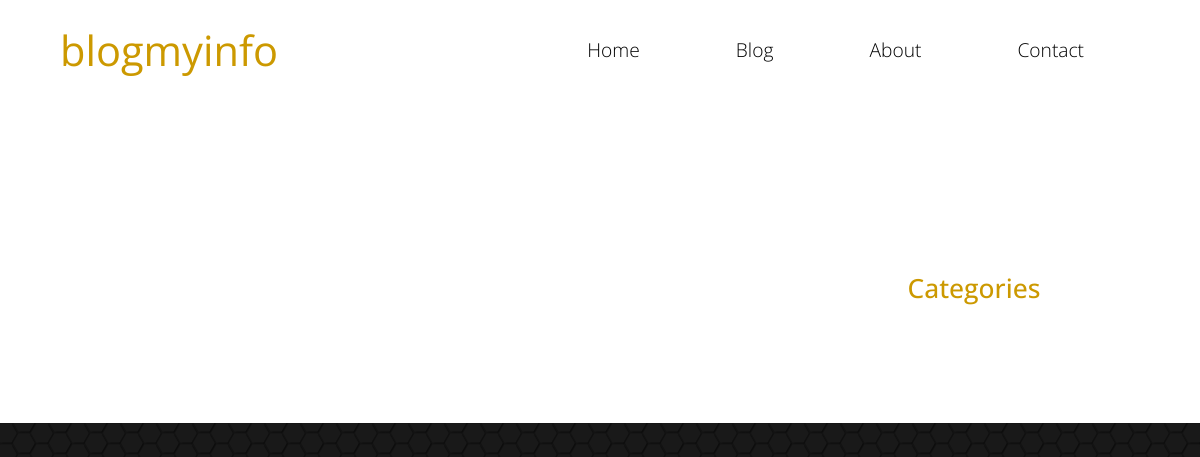
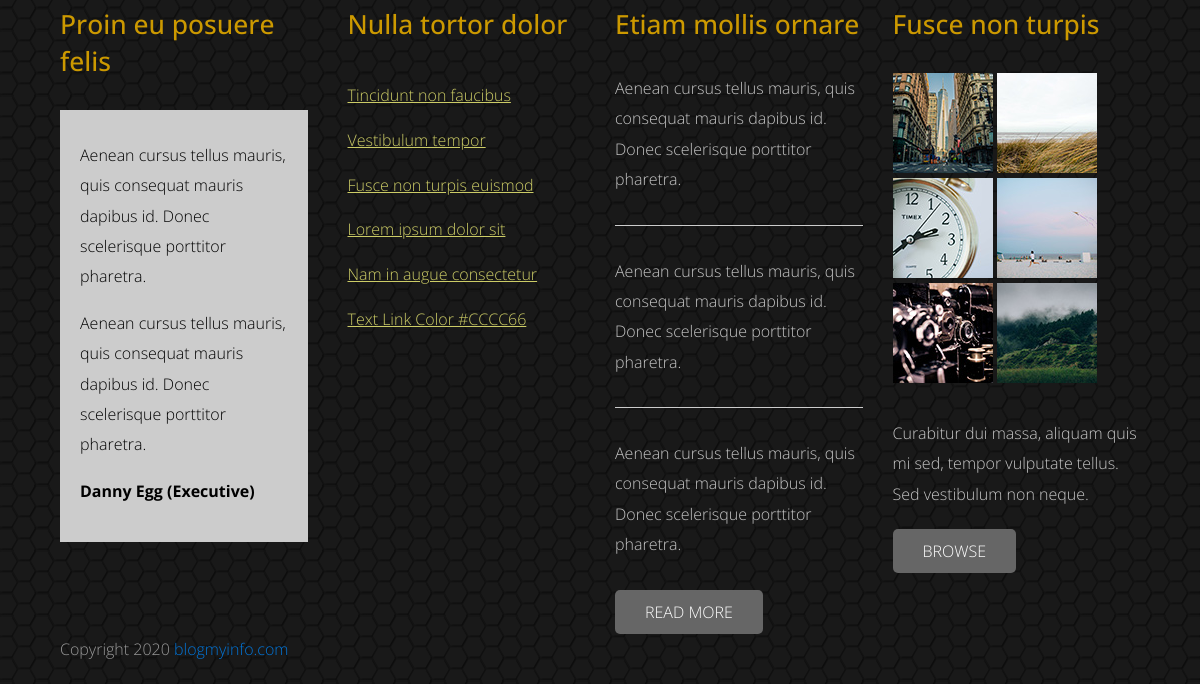
The page /post/11/ on the database as committed earlier (2 pictures, top to bottom).
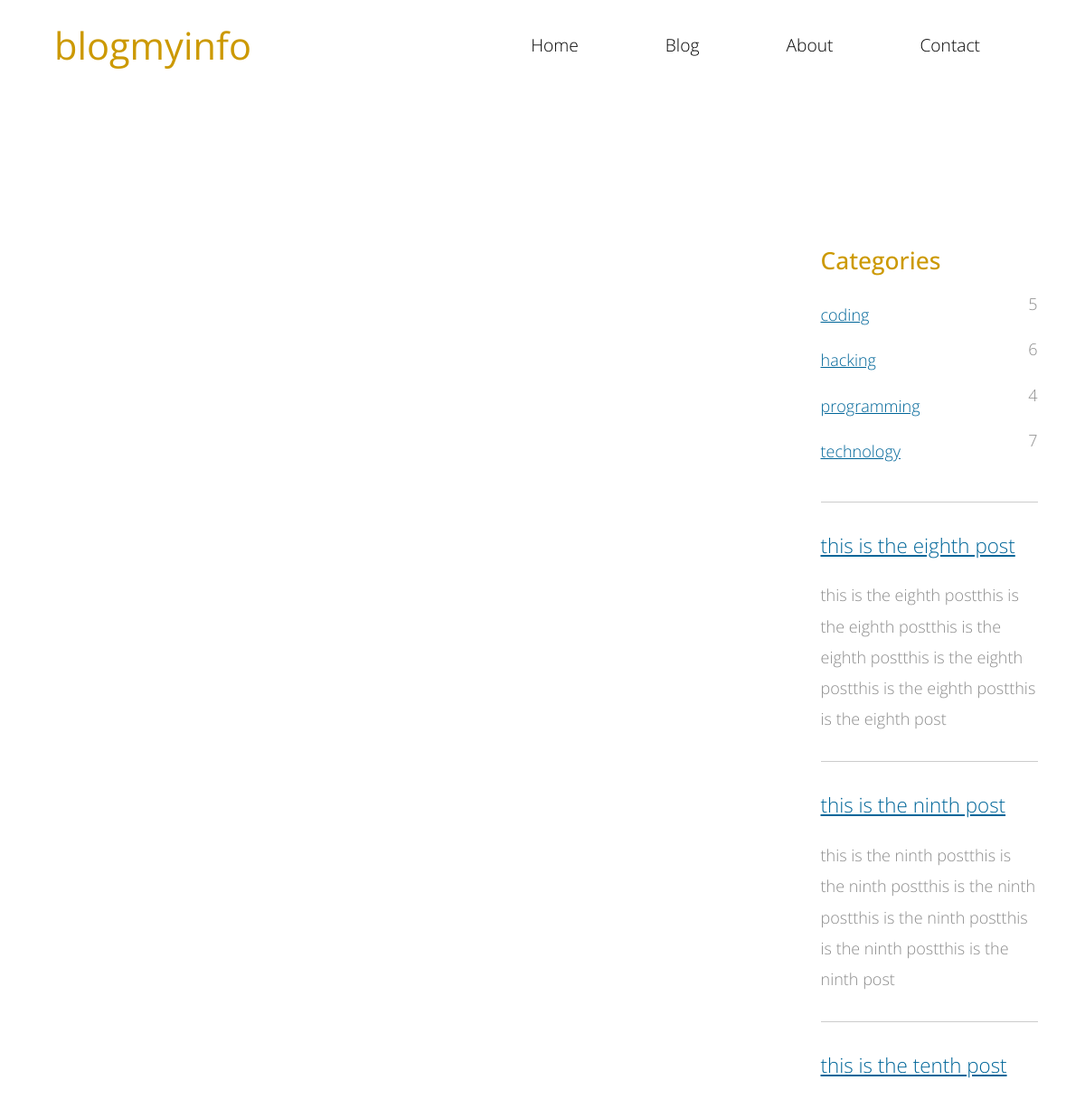
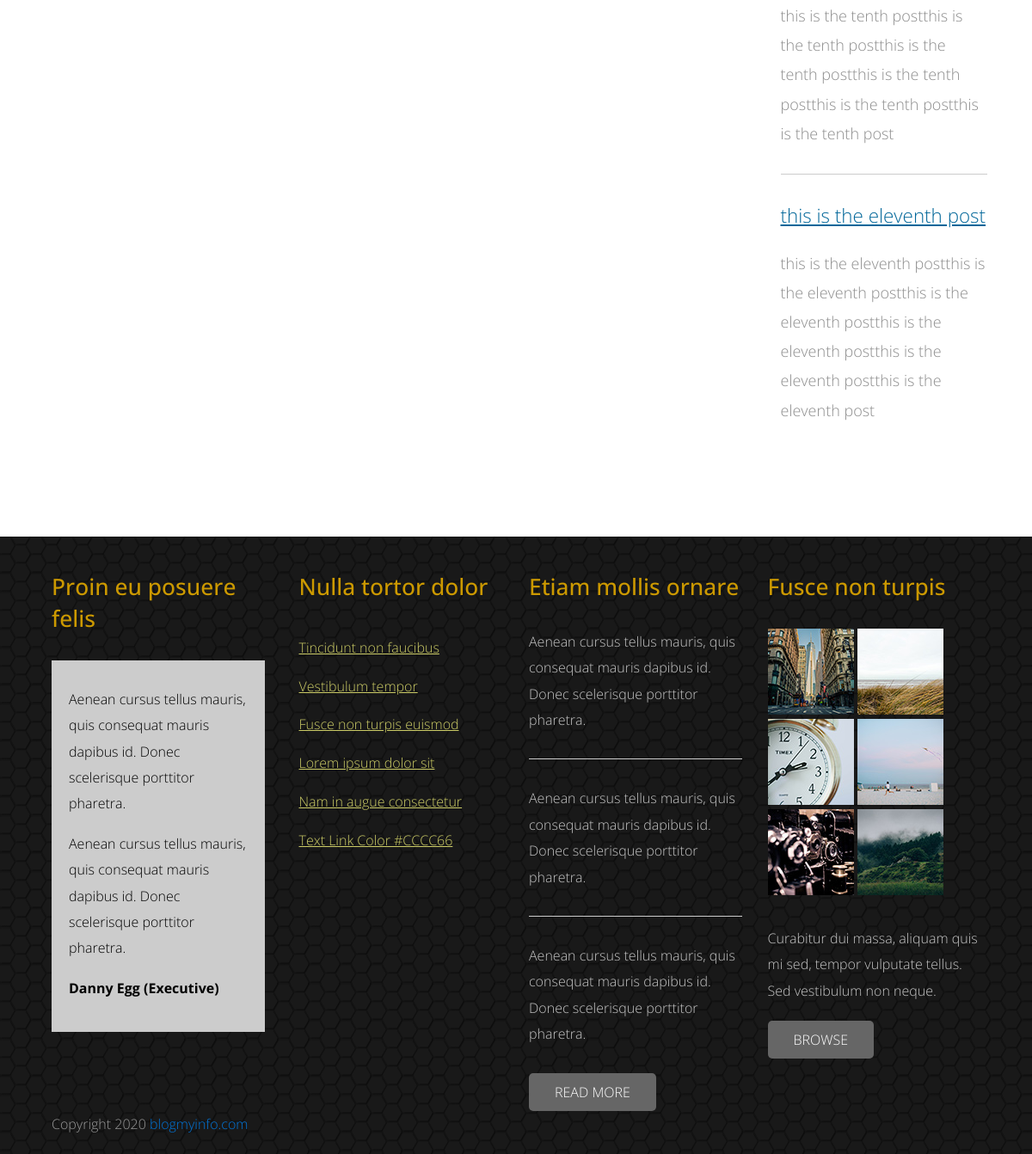
The same page on the database as committed later (2 pictures, top to bottom).
### posts/models.py (models this page shows, shortened)
class Category(models.Model):
    title = models.CharField(max_length=20)

class Post(models.Model):
    title = models.CharField(max_length=100)
    overview = models.TextField()
    timestamp = models.DateTimeField(auto_now_add=True)
    comment_count = models.IntegerField(default=0)
    author = models.ForeignKey(User, on_delete=models.CASCADE)
    thumbnail = models.ImageField()
    categories = models.ManyToManyField(Category)
    featured = models.BooleanField(default=False)
    def get_absolute_url(self):
        return reverse('post-detail', kwargs={
            'id': self.id
        })

### posts/views.py (the view)
# urls.py: path('post/<id>/', post, name='post-detail'),
def post(request, id):
    category_count = get_category_count()
    featured = Post.objects.filter(featured=True)[7:12]
    context = {
        'categories': category_count,
        'featured': featured,
    }
    return render(request, "post.html", context)

### posts/views.py (called while the page is built)
def get_category_count():
    queryset = Post.objects.values(
        'categories__title').annotate(Count('categories__title'))
    return queryset

### templates/post.html
{% extends "base.html" %}
{% load static %}
{% block content %}
<section class="tm-section">
    <div class="container-fluid">
        <div class="row">
            <div class="col-xs-12 col-sm-12 col-md-8 col-lg-9 col-xl-9">
            </div>
            <div class="row tm-margin-t-big">
                <aside class="col-xs-12 col-sm-12 col-md-4 col-lg-3 col-xl-3 tm-aside-r">
                    <div class="tm-aside-container">
                        <h3 class="tm-gold-text tm-title">
                            Categories
                        </h3>
                        <nav>
                            <ul class="nav">
                                {% for category in categories %}
                                <li>
                                    <a href="#" class="tm-text-link">{{ category.categories__title }}</a>
                                    <span style="float:right">{{ category.categories__title__count }}</span>
                                </li>
                                {% endfor %}
                            </ul>
                        </nav>
                        {% for post in featured %}
                        <hr class="tm-margin-t-small">
                        <div class="tm-content-box tm-margin-t-small">
                            <a href="{{ post.get_absolute_url }}" class="tm-text-link">
                                <h4 class="tm-margin-b-20 tm-thin-font">{{ post.title }}</h4>
                            </a>
                            <p class="tm-margin-b-30">{{ post.overview }}</p>
                        </div>
                        {% endfor %}
                    </div>
                </aside>
            </div>
        </div>
    </div>
</section>
{% endblock content %}

### templates/base.html (shortened to what this page needs)
<!DOCTYPE html>
<html>
{% include "head.html" %}
<body>
    {% include "header.html" %}
    {% block content %}
    {% endblock content %}
    {% include "footer.html" %}
</body>
</html>

### templates/head.html (shortened to what this page needs)
{% load static %}
<head>
  <link rel="stylesheet" href="{% static 'css/bootstrap.min.css' %}" />
  <link rel="stylesheet" href="{% static 'css/templatemo-style.css' %}" />
</head>

### templates/header.html (shortened to what this page needs)
<header class="tm-header">
    <div class="container-fluid">
        <div class="tm-header-inner">
            <a href="/" class="navbar-brand tm-site-name">blogmyinfo</a>
            <nav class="navbar tm-main-nav">
                <div class="collapse navbar-toggleable-sm" id="tmNavbar">
                    <ul class="nav navbar-nav">
                        <li class="nav-item {% if request.path == '/' %}active{% endif %}">
                            <a href="/" class="nav-link">Home</a>
                        </li>
                        <li class="nav-item {% if request.path == '/blog/' %}active{% endif %}">
                            <a href="/blog" class="nav-link">Blog</a>
                        </li>
                        <li class="nav-item {% if request.path == '/about/' %}active{% endif %}">
                            <a href="/about" class="nav-link">About</a>
                        </li>
                        <li class="nav-item {% if request.path == '/contact/' %}active{% endif %}">
                            <a href="/contact" class="nav-link">Contact</a>
                        </li>
                    </ul>
                </div>
            </nav>
        </div>
    </div>
</header>

### templates/footer.html (shortened to what this page needs)
{% load static %}
<footer class="tm-footer">
    <div class="container-fluid">
        <div class="row">
            <div class="col-xs-12 col-sm-6 col-md-6 col-lg-3 col-xl-3">
                <div class="tm-footer-content-box">
                    <h3 class="tm-gold-text tm-title tm-footer-content-box-title">
                        Proin eu posuere felis
                    </h3>
                    <div class="tm-gray-bg">
                        <p>
                            Aenean cursus tellus mauris, quis consequat mauris dapibus id.
                            Donec scelerisque porttitor pharetra.
                        </p>
                        <p>
                            Aenean cursus tellus mauris, quis consequat mauris dapibus id.
                            Donec scelerisque porttitor pharetra.
                        </p>
                        <p><strong>Danny Egg (Executive)</strong></p>
                    </div>
                </div>
            </div>
            <div class="col-xs-12 col-sm-6 col-md-6 col-lg-3 col-xl-3">
                <div class="tm-footer-content-box tm-footer-links-container">
                    <h3 class="tm-gold-text tm-title tm-footer-content-box-title">
                        Nulla tortor dolor
                    </h3>
                    <nav>
                        <ul class="nav">
                            <li>
                                <a href="#" class="tm-footer-link">Tincidunt non faucibus</a>
                            </li>
                            <li><a href="#" class="tm-footer-link">Vestibulum tempor</a></li>
                            <li>
                                <a href="#" class="tm-footer-link">Fusce non turpis euismod</a>
                            </li>
                            <li>
                                <a href="#" class="tm-footer-link">Lorem ipsum dolor sit</a>
                            </li>
                            <li>
                                <a href="#" class="tm-footer-link">Nam in augue consectetur</a>
                            </li>
                            <li>
                                <a href="#" class="tm-footer-link">Text Link Color #CCCC66</a>
                            </li>
                        </ul>
                    </nav>
                </div>
            </div>
            <div class="col-xs-12 col-sm-6 col-md-6 col-lg-3 col-xl-3">
                <div class="tm-footer-content-box">
                    <h3 class="tm-gold-text tm-title tm-footer-content-box-title">
                        Etiam mollis ornare
                    </h3>
                    <p class="tm-margin-b-30">
                        Aenean cursus tellus mauris, quis consequat mauris dapibus id. Donec
                        scelerisque porttitor pharetra.
                    </p>
                    <hr class="tm-margin-b-30" />
                    <p class="tm-margin-b-30">
                        Aenean cursus tellus mauris, quis consequat mauris dapibus id. Donec
                        scelerisque porttitor pharetra.
                    </p>
                    <hr class="tm-margin-b-30" />
                    <p class="tm-margin-b-30">
                        Aenean cursus tellus mauris, quis consequat mauris dapibus id. Donec
                        scelerisque porttitor pharetra.
                    </p>
                    <a href="#" class="tm-btn tm-btn-gray text-uppercase">Read More</a>
                </div>
            </div>
            <div class="col-xs-12 col-sm-6 col-md-6 col-lg-3 col-xl-3">
                <div class="tm-footer-content-box">
                    <h3 class="tm-gold-text tm-title tm-footer-content-box-title">
                        Fusce non turpis
                    </h3>
                    <div class="tm-margin-b-30">
                        <img src="{% static 'img/tm-img-100x100-1.jpg' %}" alt="Image" class="tm-footer-thumbnail" />
                        <img src="{% static 'img/tm-img-100x100-2.jpg' %}" alt="Image" class="tm-footer-thumbnail" />
                        <img src="{% static 'img/tm-img-100x100-3.jpg' %}" alt="Image" class="tm-footer-thumbnail" />
                        <img src="{% static 'img/tm-img-100x100-4.jpg' %}" alt="Image" class="tm-footer-thumbnail" />
                        <img src="{% static 'img/tm-img-100x100-5.jpg' %}" alt="Image" class="tm-footer-thumbnail" />
                        <img src="{% static 'img/tm-img-100x100-6.jpg' %}" alt="Image" class="tm-footer-thumbnail" />
                    </div>
                    <p class="tm-margin-b-20">
                        Curabitur dui massa, aliquam quis mi sed, tempor vulputate tellus.
                        Sed vestibulum non neque.
                    </p>
                    <a href="#" class="tm-btn tm-btn-gray text-uppercase">Browse</a>
                </div>
            </div>
        </div>
        <div class="row">
            <div class="col-xs-12 tm-copyright-col">
                <p class="tm-copyright-text">
                    Copyright 2020 <a style="cursor: pointer;">blogmyinfo.com</a>
                </p>
            </div>
        </div>
    </div>
</footer>

### templates/scripts.html (shortened to what this page needs)
{% load static %}

### static_in_env/css/templatemo-style.css (style rules this page uses)
body { color: #8c8c8c; font-family: "Open Sans", Helvetica, Arial, sans-serif; font-size: 18px; font-weight: 300; overflow-x: hidden; }
a, button { transition: all 0.3s ease; }
.tm-thin-font { font-weight: 300; }
.container-fluid { margin-left: auto; margin-right: auto; max-width: 1390px; overflow-x: hidden; }
@media (max-width: 1390px) { .container-fluid { padding-left: 5%; padding-right: 5%; } }
.tm-header-inner { display: -webkit-flex; display: -ms-flexbox; display: flex; -webkit-align-items: center; -ms-flex-align: center; align-items: center; -webkit-justify-content: space-between; -ms-flex-pack: justify; justify-content: space-between; height: 100px; }
.tm-site-name { color: #cc9900; display: block; font-size: 2.6rem; font-weight: 400; }
.tm-main-nav { font-size: 1.2rem; }
.navbar-nav .nav-link { border-radius: 6px; color: black; padding: 10px 40px; }
.tm-gold-text { color: #cc9900; }
.tm-section { padding-top: 80px; padding-bottom: 100px; }
.tm-title { margin-bottom: 1rem; line-height: 1.4; }
.tm-content-box { max-width: 310px; margin: 0 auto; }
h3 { font-size: 1.65rem; }
h4 { font-size: 1.4rem; line-height: 1.6; }
.tm-btn { color: white; background-color: #cc9900; border: none; border-radius: 5px; display: inline-block; padding: 10px 30px; }
.tm-btn-gray { background-color: #666666; }
.tm-margin-b-20 { margin-bottom: 20px; }
.tm-margin-b-30 { margin-bottom: 30px; }
.tm-margin-t-big { margin-top: 90px; }
.tm-margin-t-small { margin-top: 30px; }
.tm-text-link { color: #006699; line-height: 2.8; text-decoration: underline; }
.tm-footer { color: #c6c6c6; background-color: #191919; background-image: url("../img/classic-pattern-bg.png"); font-size: 1rem; padding-top: 40px; padding-bottom: 20px; }
.tm-footer-links-container { padding-left: 10px; }
.tm-footer-link { color: #cccc66; line-height: 2.8; text-decoration: underline; }
.tm-footer-thumbnail { margin-bottom: 5px; }
.tm-copyright-text { color: #999999; margin-bottom: 0; }
hr { border-top: 1px solid #cccccc; }
p { line-height: 1.9; }
.tm-gray-bg { background-color: #cccccc; color: black; padding: 30px 20px 20px; }
.tm-footer-content-box-title { margin-bottom: 30px; }
.tm-aside-r { padding-left: 30px; }

Rows that differ between the two databases and show on the page:
added Category: categories__title "coding", categories__title__count "5"
added Category: categories__title "hacking", categories__title__count "6"
added Category: categories__title "programming", categories__title__count "4"
added Category: categories__title "technology", categories__title__count "7"
added Post: title "this is the eighth post", overview "this is the eighth postthis is the eighth postthis is the eighth postthis is the eighth postthis is the eighth postthis is the eighth post"
added Post: title "this is the ninth post", overview "this is the ninth postthis is the ninth postthis is the ninth postthis is the ninth postthis is the ninth postthis is the ninth post"
added Post: title "this is the tenth post", overview "this is the tenth postthis is the tenth postthis is the tenth postthis is the tenth postthis is the tenth postthis is the tenth post"
added Post: title "this is the eleventh post", overview "this is the eleventh postthis is the eleventh postthis is the eleventh postthis is the eleventh postthis is the eleventh postthis is the eleventh post"
